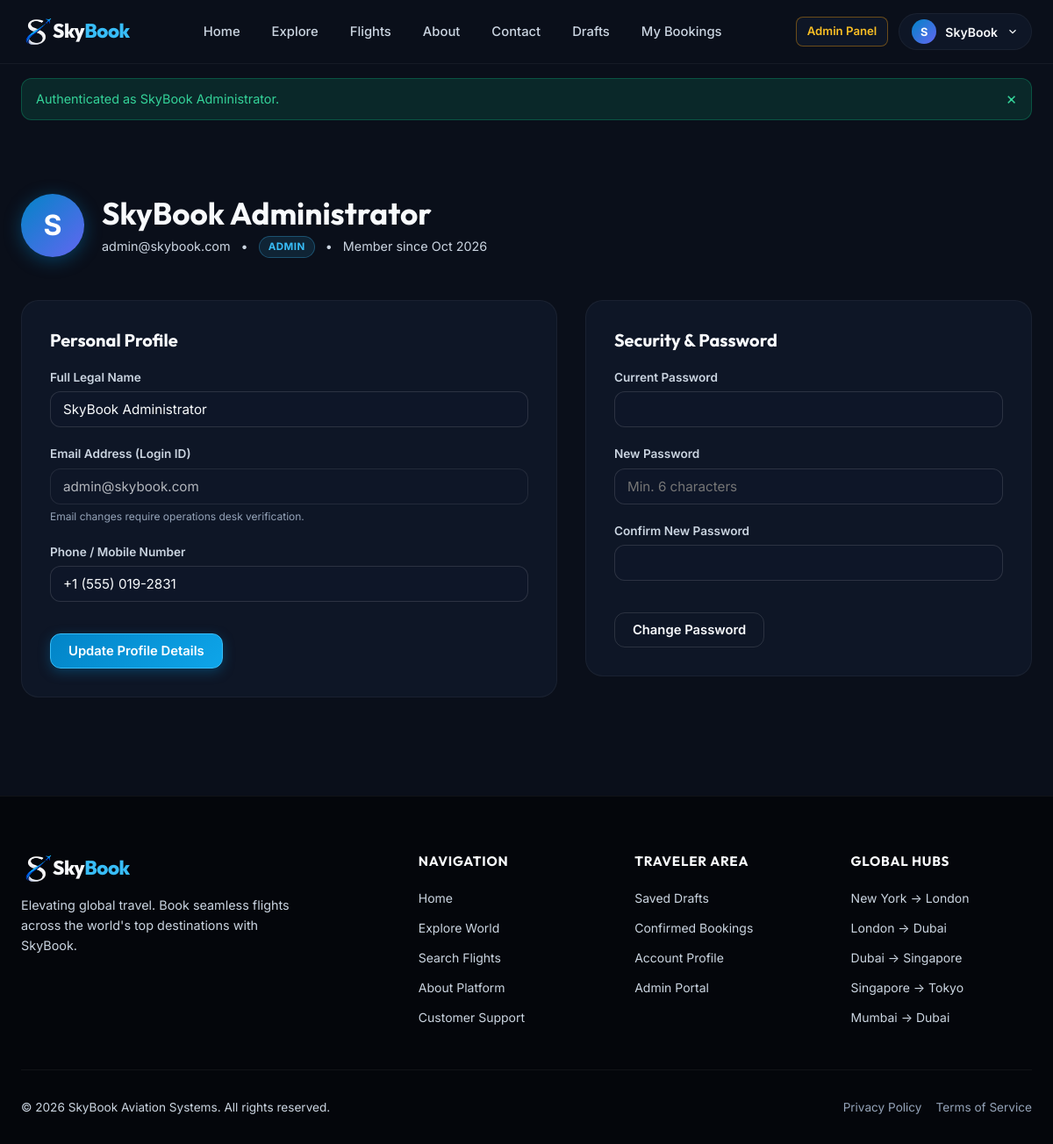
The page /pages/profile.php (signed in) on the database its author committed.
### tables this page shows
CREATE TABLE `users` (
  `id` INT AUTO_INCREMENT PRIMARY KEY,
  `full_name` VARCHAR(100) NOT NULL,
  `email` VARCHAR(150) NOT NULL UNIQUE,
  `phone` VARCHAR(25) NOT NULL,
  `password_hash` VARCHAR(255) NOT NULL,
  `role` ENUM('user', 'admin') NOT NULL DEFAULT 'user',
  `created_at` TIMESTAMP DEFAULT CURRENT_TIMESTAMP,
  `updated_at` TIMESTAMP DEFAULT CURRENT_TIMESTAMP ON UPDATE CURRENT_TIMESTAMP,
  INDEX `idx_users_email` (`email`),
  INDEX `idx_users_role` (`role`)
);

### includes/functions.php (called while the page is built, shortened)
<?php
function base_url($path = '') {
    if (defined('APP_URL') && APP_URL !== '') {
        $base = rtrim(APP_URL, '/');
    } else {
        $isHttps = (!empty($_SERVER['HTTPS']) && $_SERVER['HTTPS'] !== 'off')
            || (isset($_SERVER['HTTP_X_FORWARDED_PROTO']) && $_SERVER['HTTP_X_FORWARDED_PROTO'] === 'https')
            || (isset($_SERVER['SERVER_PORT']) && (int)$_SERVER['SERVER_PORT'] === 443);
        $protocol = $isHttps ? 'https://' : 'http://';
        $host = $_SERVER['HTTP_HOST'] ?? 'localhost';
        $docRoot = str_replace('\\', '/', realpath($_SERVER['DOCUMENT_ROOT'] ?? ''));
        $projectDir = str_replace('\\', '/', realpath(dirname(__DIR__)));
        if ($docRoot !== '' && strpos($projectDir, $docRoot) === 0) {
            $rel = substr($projectDir, strlen($docRoot));
        }
        $rel = '/' . trim($rel, '/');
        if ($rel === '/') $rel = '';
        $base = $protocol . $host . $rel;
    }
    $cleanPath = ltrim($path, '/');
    return $cleanPath ? $base . '/' . $cleanPath : $base . '/';
}
function asset_url($path = '') {
    return base_url($path);
}
function is_logged_in() {
    return !empty($_SESSION['user']) && !empty($_SESSION['user']['id']);
}
function current_user() {
    return $_SESSION['user'] ?? null;
}
function is_admin() {
    return is_logged_in() && (current_user()['role'] ?? '') === 'admin';
}
function get_flashes() {
    $flashes = $_SESSION['flash'] ?? [];
    return $flashes;
}
function format_date($dateStr, $format = 'D, d M Y') {
    $time = strtotime($dateStr);
    return $time ? date($format, $time) : $dateStr;
}

### pages/profile.php (the view, shortened to what this page needs)
<?php
require_once dirname(__DIR__) . '/includes/functions.php';
$db = get_db();
$currentUser = current_user();
$userStmt = $db->prepare("SELECT * FROM users WHERE id = ? LIMIT 1");
$userStmt->execute([$currentUser['id']]);
$user = $userStmt->fetch();
require_once dirname(__DIR__) . '/includes/header.php';
?>
<div class="container" style="padding-top: 3.5rem; padding-bottom: 5rem;">
    <div style="display:flex; align-items:center; gap:20px; margin-bottom: 3rem; flex-wrap:wrap;">
        <div class="avatar" style="width:72px; height:72px; font-size:2rem; box-shadow: 0 4px 20px rgba(2, 132, 199, 0.4);">
            <?= strtoupper(substr($user['full_name'], 0, 1)) ?>
        </div>
        <div>
            <h1 style="font-size: 2.2rem; margin-bottom: 4px;"><?= htmlspecialchars($user['full_name']) ?></h1>
            <div style="display:flex; align-items:center; gap: 12px; font-size: 0.9rem; color: var(--text-muted);">
                <span><?= htmlspecialchars($user['email']) ?></span>
                <span>&bull;</span>
                <span class="status-pill status-active" style="font-size: 0.72rem;"><?= ucfirst($user['role']) ?></span>
                <span>&bull;</span>
                <span>Member since <?= format_date($user['created_at'], 'M Y') ?></span>
            </div>
        </div>
    </div>
    <div class="profile-grid">
        <div class="form-card">
            <h3 style="margin-bottom: 1.25rem;">Personal Profile</h3>
            <form action="" method="POST">
                <div class="form-group">
                    <label class="form-label" for="prof-name">Full Legal Name</label>
                    <input type="text" id="prof-name" name="full_name" class="form-control" value="<?= htmlspecialchars($user['full_name']) ?>" required>
                </div>
                <div class="form-group">
                    <label class="form-label">Email Address (Login ID)</label>
                    <input type="email" class="form-control" value="<?= htmlspecialchars($user['email']) ?>" disabled style="opacity: 0.7; cursor: not-allowed;">
                    <small style="color: var(--text-dim); font-size: 0.75rem;">Email changes require operations desk verification.</small>
                </div>
                <div class="form-group">
                    <label class="form-label" for="prof-phone">Phone / Mobile Number</label>
                    <input type="tel" id="prof-phone" name="phone" class="form-control" value="<?= htmlspecialchars($user['phone']) ?>" required>
                </div>
                <button type="submit" class="btn btn-primary" style="margin-top: 1rem;">
                    Update Profile Details
                </button>
            </form>
        </div>
        <div class="form-card">
            <h3 style="margin-bottom: 1.25rem;">Security &amp; Password</h3>
            <form action="" method="POST">
                <div class="form-group">
                    <label class="form-label" for="curr-pwd">Current Password</label>
                    <input type="password" id="curr-pwd" name="current_password" class="form-control" required>
                </div>
                <div class="form-group">
                    <label class="form-label" for="new-pwd">New Password</label>
                    <input type="password" id="new-pwd" name="new_password" class="form-control" placeholder="Min. 6 characters" required>
                </div>
                <div class="form-group">
                    <label class="form-label" for="conf-pwd">Confirm New Password</label>
                    <input type="password" id="conf-pwd" name="confirm_password" class="form-control" required>
                </div>
                <button type="submit" class="btn btn-outline" style="margin-top: 1rem;">
                    Change Password
                </button>
            </form>
        </div>
    </div>
</div>
<?php require_once dirname(__DIR__) . '/includes/footer.php'; ?>

### includes/header.php (shortened to what this page needs)
<?php
require_once __DIR__ . '/functions.php';
$currentUser = current_user();
$isLoggedIn = is_logged_in();
$flashes = get_flashes();
$currentScript = basename($_SERVER['SCRIPT_NAME'] ?? '');
?>
<!DOCTYPE html>
<html lang="en">
<head>
    <link rel="stylesheet" href="<?= asset_url('css/main.css') ?>">
</head>
<body>
    <header class="site-header">
        <div class="container">
            <nav class="navbar">
                <a href="<?= base_url('index.php') ?>" class="brand-logo" id="nav-brand-logo">
                    <img src="<?= base_url('assets/img/logo.png') ?>" alt="SkyBook Logo" style="height: 36px; width: auto; object-fit: contain;">
                    Sky<span>Book</span>
                </a>
                <ul class="nav-links">
                    <li><a href="<?= base_url('index.php') ?>" class="nav-link <?= ($currentScript === 'index.php' || $currentScript === 'home.php') ? 'active' : '' ?>">Home</a></li>
                    <li><a href="<?= base_url('pages/explore.php') ?>" class="nav-link <?= $currentScript === 'explore.php' ? 'active' : '' ?>">Explore</a></li>
                    <li><a href="<?= base_url('pages/search.php') ?>" class="nav-link <?= in_array($currentScript, ['search.php', 'results.php']) ? 'active' : '' ?>">Flights</a></li>
                    <li><a href="<?= base_url('pages/about.php') ?>" class="nav-link <?= $currentScript === 'about.php' ? 'active' : '' ?>">About</a></li>
                    <li><a href="<?= base_url('pages/contact.php') ?>" class="nav-link <?= $currentScript === 'contact.php' ? 'active' : '' ?>">Contact</a></li>
                    <?php if ($isLoggedIn): ?>
                        <li>
                            <a href="<?= base_url('pages/drafts.php') ?>" class="nav-link <?= $currentScript === 'drafts.php' ? 'active' : '' ?>">
                                Drafts
                            </a>
                        </li>
                        <li><a href="<?= base_url('pages/my-bookings.php') ?>" class="nav-link <?= $currentScript === 'my-bookings.php' ? 'active' : '' ?>">My Bookings</a></li>
                    <?php endif; ?>
                </ul>
                <div class="nav-actions">
                    <?php if (!$isLoggedIn): ?>
                        <a href="<?= base_url('pages/login.php') ?>" class="btn btn-outline btn-sm">Login</a>
                        <a href="<?= base_url('pages/register.php') ?>" class="btn btn-primary btn-sm">Register</a>
                    <?php else: ?>
                        <?php if (is_admin()): ?>
                            <a href="<?= base_url('admin/index.php') ?>" class="btn btn-secondary btn-sm" style="border-color: rgba(245, 158, 11, 0.4); color: #fbbf24;">
                                Admin Panel
                            </a>
                        <?php endif; ?>
                        <div class="user-menu">
                            <button type="button" class="user-btn" id="user-menu-btn">
                                <div class="avatar">
                                    <?= strtoupper(substr($currentUser['full_name'], 0, 1)) ?>
                                </div>
                                <span class="user-menu-btn-text" style="font-size:0.875rem; font-weight:600;">
                                    <?= htmlspecialchars(explode(' ', $currentUser['full_name'])[0]) ?>
                                </span>
                                <svg width="14" height="14" viewBox="0 0 24 24" fill="none" stroke="currentColor" stroke-width="2">
                                    <path d="m6 9 6 6 6-6"/>
                                </svg>
                            </button>
                        </div>
                    <?php endif; ?>
                </div>
            </nav>
        </div>
    </header>
    <?php if (!empty($flashes)): ?>
        <div class="container alerts-wrapper">
            <?php foreach ($flashes as $flash): ?>
                <div class="alert alert-<?= htmlspecialchars($flash['type']) ?>">
                    <span><?= htmlspecialchars($flash['message']) ?></span>
                    <button type="button" class="alert-close">&times;</button>
                </div>
            <?php endforeach; ?>
        </div>
    <?php endif; ?>
    <main class="site-main">

### rows shown on the page
users: full_name "S", full_name "SkyBook", full_name "SkyBook Administrator", email "admin@skybook.com", role "ADMIN", created_at "Oct 2026", phone "+1 (555) 019-2831"

### other values the page prints
$flash['message'] "Authenticated as SkyBook Administrator."
